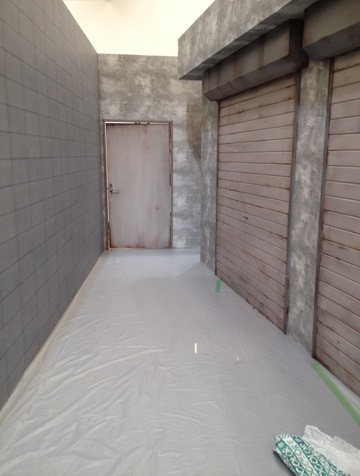
#> input picture test_dir/open_test/rojiura.jpg, 360 x 476 px
$ python smooth.py rojiura.jpg
#> lines starting #> are read from the running program, lines starting #| are printed output that depends on the picture
#!/usr/bin/python3

# OpenCV2 をインポートして利用できるようにする
import cv2
import sys # 引数処理のため sys ライブラリをインポート

# 画像の読み込み
img = cv2.imread( sys.argv[1], cv2.IMREAD_COLOR )
#> img is the input picture: shape (476, 360, 3); mean B, G, R 133.1, 136.6, 142.4

# 平滑化
blur_img = cv2.blur(img, (30,30) )
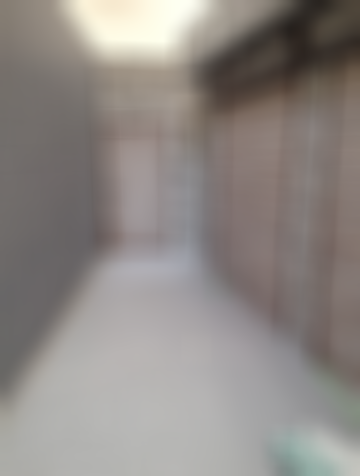
#> blur_img: shape (476, 360, 3); mean B, G, R 133.1, 136.6, 142.4
cv2.imshow('Original image', img) # 画像表示
cv2.imshow('Blurred image', blur_img) # 画像表示
cv2.waitKey(0) # キー入力を待つ
cv2.destroyAllWindows() # 画面表示を消去
